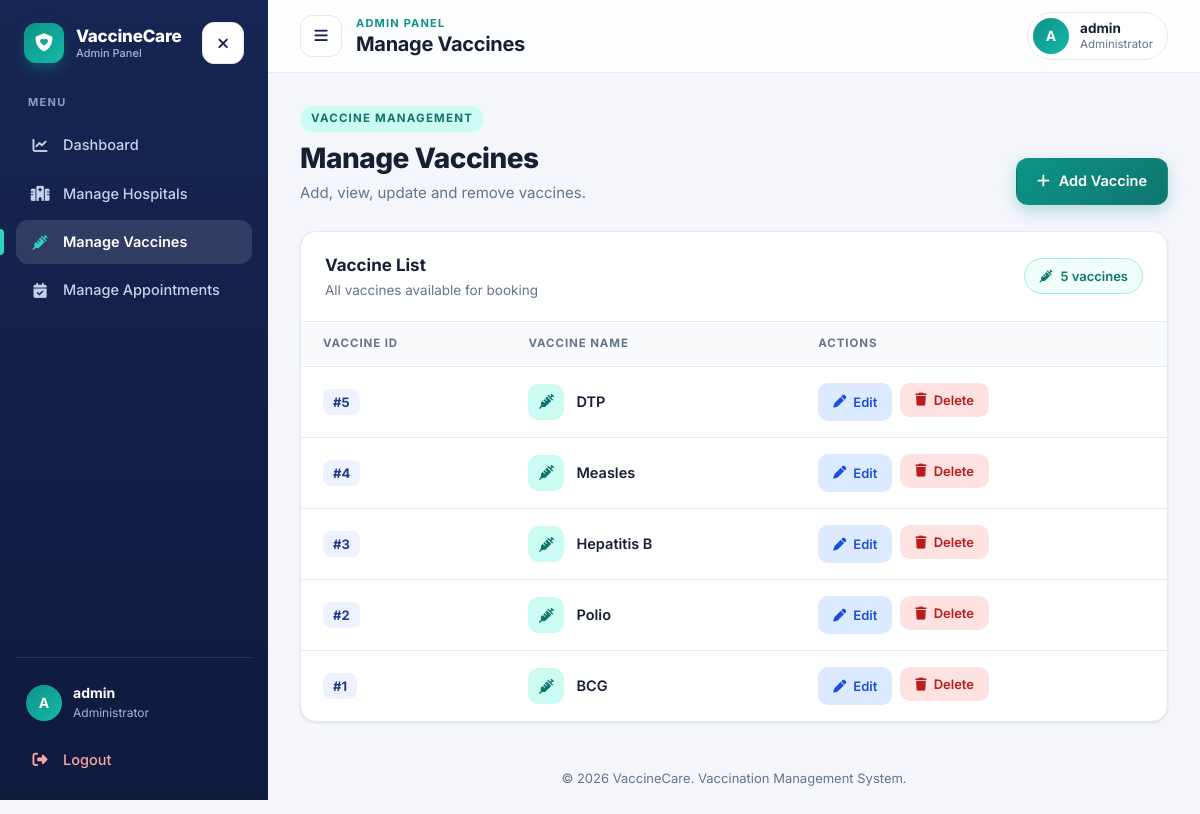
Screenshot of /admin/manage_vaccines.php (signed in) with the database file from the repository.
### tables this page shows
CREATE TABLE `vaccines` (
  `vaccine_id` int(11) NOT NULL,
  `vaccine_name` varchar(150) NOT NULL
);

### admin/manage_vaccines.php (the view, shortened to what this page needs)
<?php
include "../config/db_connection.php";
$sql = "SELECT vaccine_id, vaccine_name FROM vaccines ORDER BY vaccine_id DESC";
$result = mysqli_query($connect, $sql);
?>
<!DOCTYPE html>
<html lang="en">
<head>
    <link rel="stylesheet" href="https://cdnjs.cloudflare.com/ajax/libs/font-awesome/6.7.2/css/all.min.css">
    <link rel="stylesheet" href="CSS/admin-app.css">
</head>
<body>
<div class="app">
    <?php $activePage = "vaccines"; $adminBase = ""; include __DIR__ . "/includes/sidebar.php"; ?>
    <div class="app-main">
        <header class="topbar">
            <div class="topbar-left">
                <button type="button" class="icon-btn menu-btn" data-menu-toggle
                        aria-label="Open menu" aria-controls="sidebar" aria-expanded="false">
                    <i class="fa-solid fa-bars"></i>
                </button>
                <div class="topbar-title">
                    <p>Admin Panel</p>
                    <h2>Manage Vaccines</h2>
                </div>
            </div>
            <div class="profile-chip">
                <span class="avatar"><?php echo htmlspecialchars(strtoupper(substr($_SESSION["adminName"], 0, 1))); ?></span>
                <span class="profile-text">
                    <strong><?php echo htmlspecialchars($_SESSION["adminName"]); ?></strong>
                    <small>Administrator</small>
                </span>
            </div>
        </header>
        <main class="page">
            <div class="page-head">
                <div>
                    <span class="eyebrow">Vaccine Management</span>
                    <h1>Manage Vaccines</h1>
                    <p>Add, view, update and remove vaccines.</p>
                </div>
                <a href="add_vaccine.php" class="btn btn-primary">
                    <i class="fa-solid fa-plus"></i>
                    Add Vaccine
                </a>
            </div>
            <div class="card">
                <div class="card-head">
                    <div>
                        <h3>Vaccine List</h3>
                        <p>All vaccines available for booking</p>
                    </div>
                    <span class="pill">
                        <i class="fa-solid fa-syringe"></i>
                        <?php echo mysqli_num_rows($result); ?> vaccines
                    </span>
                </div>
                <?php if (mysqli_num_rows($result) > 0): ?>
                    <div class="table-wrap">
                        <table class="data-table">
                            <thead>
                                <tr>
                                    <th>Vaccine ID</th>
                                    <th>Vaccine Name</th>
                                    <th>Actions</th>
                                </tr>
                            </thead>
                            <tbody>
                                <?php while ($vaccine = mysqli_fetch_assoc($result)): ?>
                                    <tr>
                                        <td data-label="Vaccine ID">
                                            <span class="id-tag">#<?php echo (int) $vaccine["vaccine_id"]; ?></span>
                                        </td>
                                        <td data-label="Vaccine">
                                            <div class="cell-person">
                                                <span class="avatar-sm"><i class="fa-solid fa-syringe"></i></span>
                                                <span><?php echo htmlspecialchars($vaccine["vaccine_name"]); ?></span>
                                            </div>
                                        </td>
                                        <td data-label="Actions">
                                            <div class="row-actions">
                                                <a class="action-btn edit-btn" href="edit_vaccine.php?id=<?php echo (int) $vaccine["vaccine_id"]; ?>">
                                                    <i class="fa-solid fa-pen"></i>
                                                    Edit
                                                </a>
                                                <form action="delete_vaccine.php" method="POST"
                                                      onsubmit="return confirm('Are you sure you want to delete this vaccine?');">
                                                    <button type="submit" class="action-btn delete-btn">
                                                        <i class="fa-solid fa-trash"></i>
                                                        Delete
                                                    </button>
                                                </form>
                                            </div>
                                        </td>
                                    </tr>
                                <?php endwhile; ?>
                            </tbody>
                        </table>
                    </div>
                <?php endif; ?>
            </div>
        </main>
        <footer class="app-footer">
            &copy; 2026 VaccineCare. Vaccination Management System.
        </footer>
    </div>
</div>
</body>
</html>

### rows the page displays
vaccines: vaccine_id "5", vaccine_name "DTP"
vaccines: vaccine_id "4", vaccine_name "Measles"
vaccines: vaccine_id "3", vaccine_name "Hepatitis B"
vaccines: vaccine_id "2", vaccine_name "Polio"
vaccines: vaccine_id "1", vaccine_name "BCG"

### other values shown
$item[2] "Dashboard"
$item[2] "Manage Hospitals"
$item[2] "Manage Vaccines"
$item[2] "Manage Appointments"
$sidebarInitial "A"
$sidebarName "admin"
substr($_SESSION["adminName"], 0, 1) "A"
$_SESSION["adminName"] "admin"
mysqli_num_rows($result) "5"
